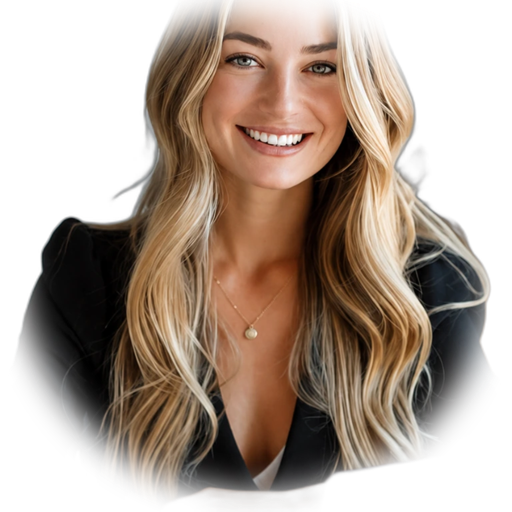
#> input picture src/Harness.Bruna.Desktop/Assets/bruna-idle@2x.png, 1024 x 1024 px (shown at 1/2 size)
$ python -i prepare-bruna-assets.py   (imports and definitions only)
#> lines starting #> are read from the running program, lines starting #| are printed output that depends on the picture
#> further down, picture is the input picture: PIL image 1024x1024 RGBA; mean R, G, B, A 73.9, 57.1, 44.7, 144.8
#!/usr/bin/env python3
"""Prepara os assets transparentes da Bruna a partir da foto oficial.

A imagem padrão é frontend/public/people/bruna-magalhaes.jpg. Também é possível
passar uma foto customizada via --source (por exemplo, a foto atualizada do
perfil de liderança). O script remove o fundo com rembg, redimensiona para uso
em DPI/Retina e aplica uma máscara suave nas bordas para que a personagem flutue
sobre o desktop.

Uso:
    python3 tools/backend/prepare-bruna-assets.py
    python3 tools/backend/prepare-bruna-assets.py --source /caminho/nova-bruna.jpg
    python3 tools/backend/prepare-bruna-assets.py --auto --data-dir ~/.harness-poseidon
"""
from __future__ import annotations

import argparse
import os
import sys
from pathlib import Path

from PIL import Image, ImageChops, ImageDraw, ImageFilter

try:
    from rembg import remove
except ImportError as exc:
    sys.exit(f"rembg é obrigatório: {exc}. Execute: pip install rembg pillow")


REPO_ROOT = Path(__file__).resolve().parents[2]
DEFAULT_SOURCE = REPO_ROOT / "frontend" / "public" / "people" / "bruna-magalhaes.jpg"
TARGET_DIR = REPO_ROOT / "src" / "Harness.Bruna.Desktop" / "Assets"
TARGET_SIZE = 512  # pixels lógicos; em @2x fica 1024 físicos


# [33 lines left out: functions parse_args, resolve_source, not called in this run]


def ensure_source(path: Path) -> None:
    if not path.exists():
        sys.exit(f"Imagem de origem não encontrada: {path}")


def remove_background(source: Image.Image) -> Image.Image:
    # rembg espera RGBA de entrada para preservar qualidade.
    return remove(source.convert("RGBA"))


# [9 lines left out: function center_crop_to_square, not called in this run]


def apply_soft_mask(image: Image.Image) -> Image.Image:
    """Aplica uma máscara oval suave para suavizar as bordas da silhueta."""
    width, height = image.size
#> width = 1024; height = 1024
    mask = Image.new("L", (width, height), 0)
#> mask: PIL image 1024x1024 L; every value is 0
    # Elipse levemente menor que o quadro para dar uma borda transparenta suave.
    margin = int(width * 0.04)
#> margin = 40
    draw = ImageDraw.Draw(mask)
    draw.ellipse(
        (margin, margin, width - margin, height - margin),
        fill=255,
    )
    mask = mask.filter(ImageFilter.GaussianBlur(radius=width * 0.03))
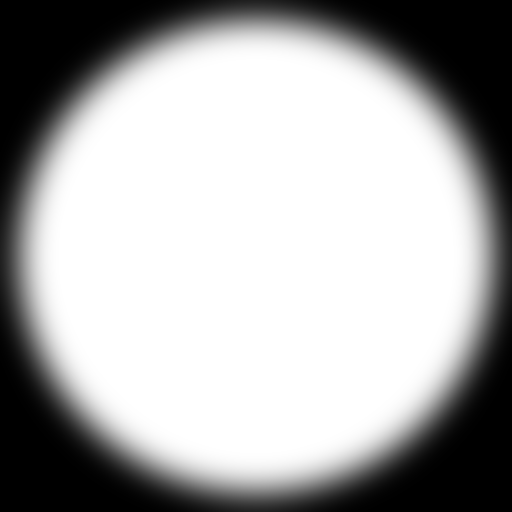
#> mask: PIL image 1024x1024 L (shown at 1/2 size); min 0, max 255, mean 170.3
    rgba = image.convert("RGBA")
    r, g, b, a = rgba.split()
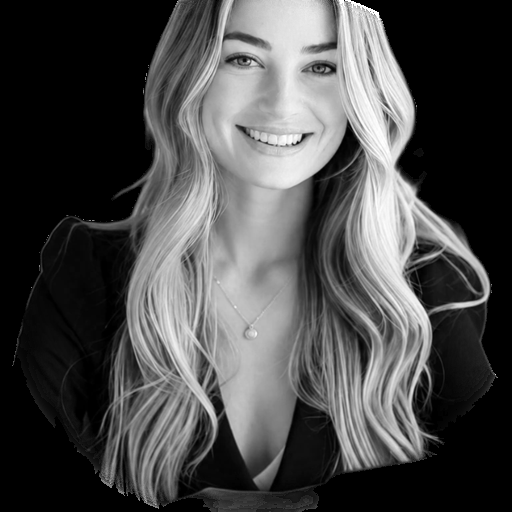
#> r: PIL image 1024x1024 L (shown at 1/2 size); min 0, max 255, mean 73.9
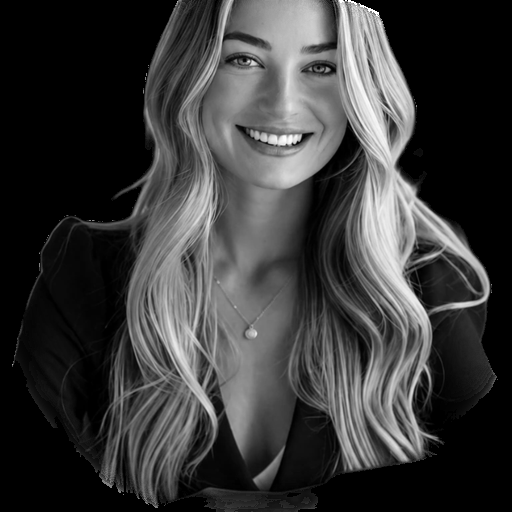
#> g: PIL image 1024x1024 L (shown at 1/2 size); min 0, max 255, mean 57.1
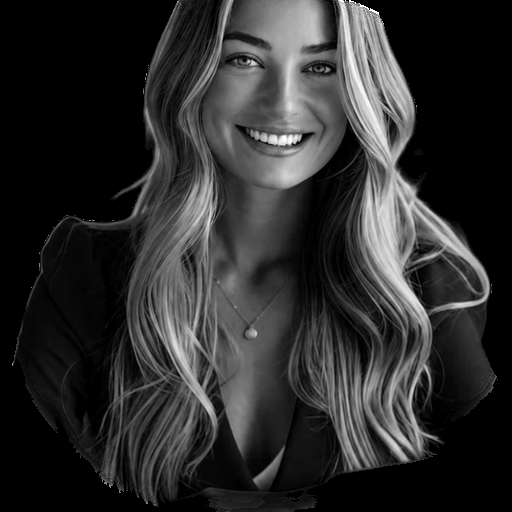
#> b: PIL image 1024x1024 L (shown at 1/2 size); min 0, max 255, mean 44.7
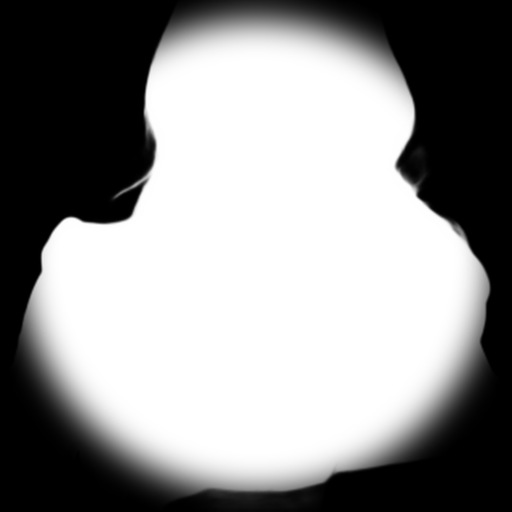
#> a: PIL image 1024x1024 L (shown at 1/2 size); min 0, max 255, mean 144.8
    a = ImageChops.multiply(a, mask)
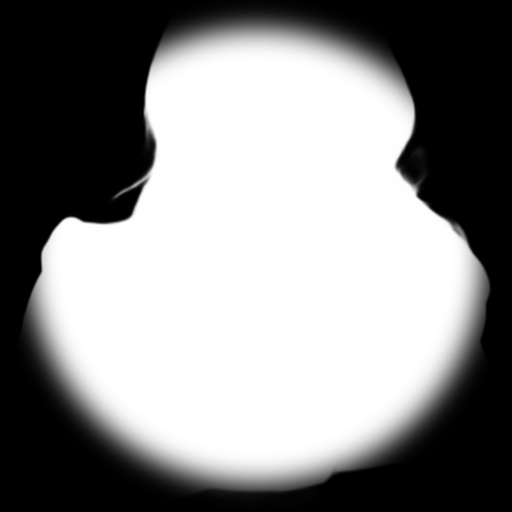
#> a: PIL image 1024x1024 L (shown at 1/2 size); min 0, max 255, mean 137.9
    return Image.merge("RGBA", (r, g, b, a))
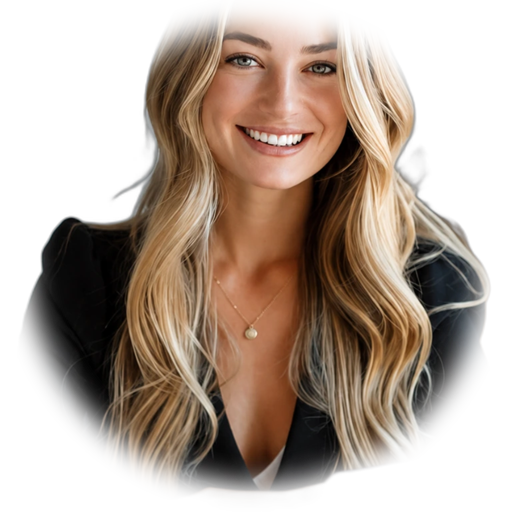
#> returned value: PIL image 1024x1024 RGBA (shown at 1/2 size); mean R, G, B, A 73.9, 57.1, 44.7, 137.9; transparent parts drawn white


# [30 lines left out: functions save_variants, main, not called in this run]


# [2 lines not run here, left out]

>>> from PIL import Image
>>> picture = Image.open('../../src/Harness.Bruna.Desktop/Assets/bruna-idle@2x.png')
>>> result = apply_soft_mask(picture)
